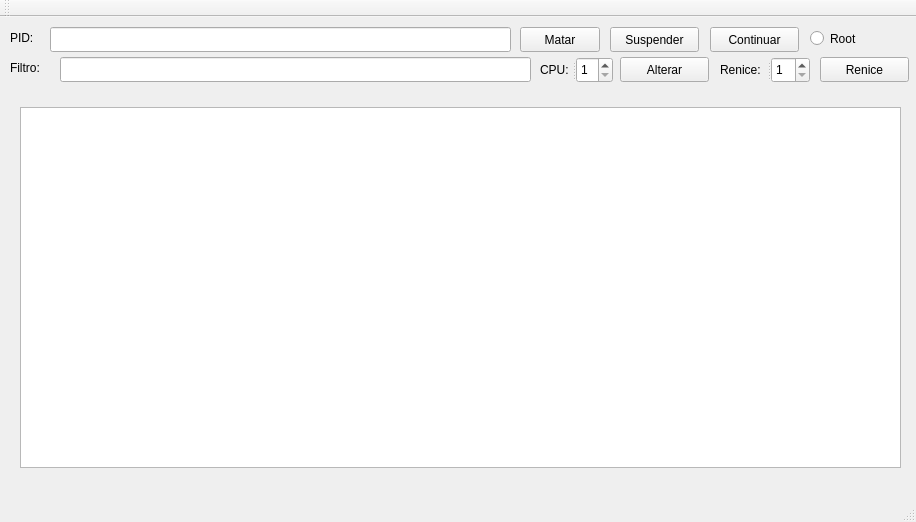
<?xml version="1.0" encoding="UTF-8"?>
<ui version="4.0">
 <class>MainWindow</class>
 <widget class="QMainWindow" name="MainWindow">
  <property name="geometry">
   <rect>
    <x>0</x>
    <y>0</y>
    <width>916</width>
    <height>522</height>
   </rect>
  </property>
  <property name="windowTitle">
   <string>MainWindow</string>
  </property>
  <widget class="QWidget" name="centralWidget">
   <widget class="QLabel" name="label">
    <property name="geometry">
     <rect>
      <x>10</x>
      <y>10</y>
      <width>41</width>
      <height>21</height>
     </rect>
    </property>
    <property name="text">
     <string>PID: </string>
    </property>
   </widget>
   <widget class="QLineEdit" name="txt_PID">
    <property name="geometry">
     <rect>
      <x>50</x>
      <y>10</y>
      <width>461</width>
      <height>25</height>
     </rect>
    </property>
   </widget>
   <widget class="QPushButton" name="btn_matar">
    <property name="geometry">
     <rect>
      <x>520</x>
      <y>10</y>
      <width>80</width>
      <height>25</height>
     </rect>
    </property>
    <property name="text">
     <string>Matar</string>
    </property>
   </widget>
   <widget class="QPushButton" name="btn_suspender">
    <property name="geometry">
     <rect>
      <x>610</x>
      <y>10</y>
      <width>89</width>
      <height>25</height>
     </rect>
    </property>
    <property name="text">
     <string>Suspender</string>
    </property>
   </widget>
   <widget class="QPushButton" name="btn_continuar">
    <property name="geometry">
     <rect>
      <x>710</x>
      <y>10</y>
      <width>89</width>
      <height>25</height>
     </rect>
    </property>
    <property name="text">
     <string>Continuar</string>
    </property>
   </widget>
   <widget class="QPushButton" name="btn_renice">
    <property name="geometry">
     <rect>
      <x>820</x>
      <y>40</y>
      <width>89</width>
      <height>25</height>
     </rect>
    </property>
    <property name="text">
     <string>Renice</string>
    </property>
   </widget>
   <widget class="QLabel" name="label_2">
    <property name="geometry">
     <rect>
      <x>10</x>
      <y>40</y>
      <width>41</width>
      <height>21</height>
     </rect>
    </property>
    <property name="text">
     <string>Filtro:  </string>
    </property>
   </widget>
   <widget class="QLineEdit" name="txt_PID_2">
    <property name="geometry">
     <rect>
      <x>60</x>
      <y>40</y>
      <width>471</width>
      <height>25</height>
     </rect>
    </property>
   </widget>
   <widget class="QColumnView" name="columnView">
    <property name="geometry">
     <rect>
      <x>20</x>
      <y>90</y>
      <width>881</width>
      <height>361</height>
     </rect>
    </property>
   </widget>
   <widget class="QPushButton" name="btn_alterar_cpu">
    <property name="geometry">
     <rect>
      <x>620</x>
      <y>40</y>
      <width>89</width>
      <height>25</height>
     </rect>
    </property>
    <property name="text">
     <string>Alterar</string>
    </property>
   </widget>
   <widget class="QRadioButton" name="radioButton">
    <property name="geometry">
     <rect>
      <x>810</x>
      <y>10</y>
      <width>112</width>
      <height>23</height>
     </rect>
    </property>
    <property name="text">
     <string>Root</string>
    </property>
   </widget>
   <widget class="QSplitter" name="splitter">
    <property name="geometry">
     <rect>
      <x>540</x>
      <y>40</y>
      <width>73</width>
      <height>26</height>
     </rect>
    </property>
    <property name="orientation">
     <enum>Qt::Horizontal</enum>
    </property>
    <widget class="QLabel" name="label_3">
     <property name="text">
      <string>CPU:</string>
     </property>
    </widget>
    <widget class="QSpinBox" name="box_num_cpu">
     <property name="minimum">
      <number>1</number>
     </property>
     <property name="maximum">
      <number>8</number>
     </property>
    </widget>
   </widget>
   <widget class="QSplitter" name="splitter_2">
    <property name="geometry">
     <rect>
      <x>720</x>
      <y>40</y>
      <width>90</width>
      <height>26</height>
     </rect>
    </property>
    <property name="orientation">
     <enum>Qt::Horizontal</enum>
    </property>
    <widget class="QLabel" name="label_4">
     <property name="text">
      <string>Renice:</string>
     </property>
    </widget>
    <widget class="QSpinBox" name="box_renice">
     <property name="minimum">
      <number>1</number>
     </property>
     <property name="maximum">
      <number>8</number>
     </property>
    </widget>
   </widget>
  </widget>
  <widget class="QMenuBar" name="menuBar">
   <property name="geometry">
    <rect>
     <x>0</x>
     <y>0</y>
     <width>916</width>
     <height>22</height>
    </rect>
   </property>
  </widget>
  <widget class="QToolBar" name="mainToolBar">
   <attribute name="toolBarArea">
    <enum>TopToolBarArea</enum>
   </attribute>
   <attribute name="toolBarBreak">
    <bool>false</bool>
   </attribute>
  </widget>
  <widget class="QStatusBar" name="statusBar"/>
 </widget>
 <layoutdefault spacing="6" margin="11"/>
 <resources/>
 <connections/>
</ui>
